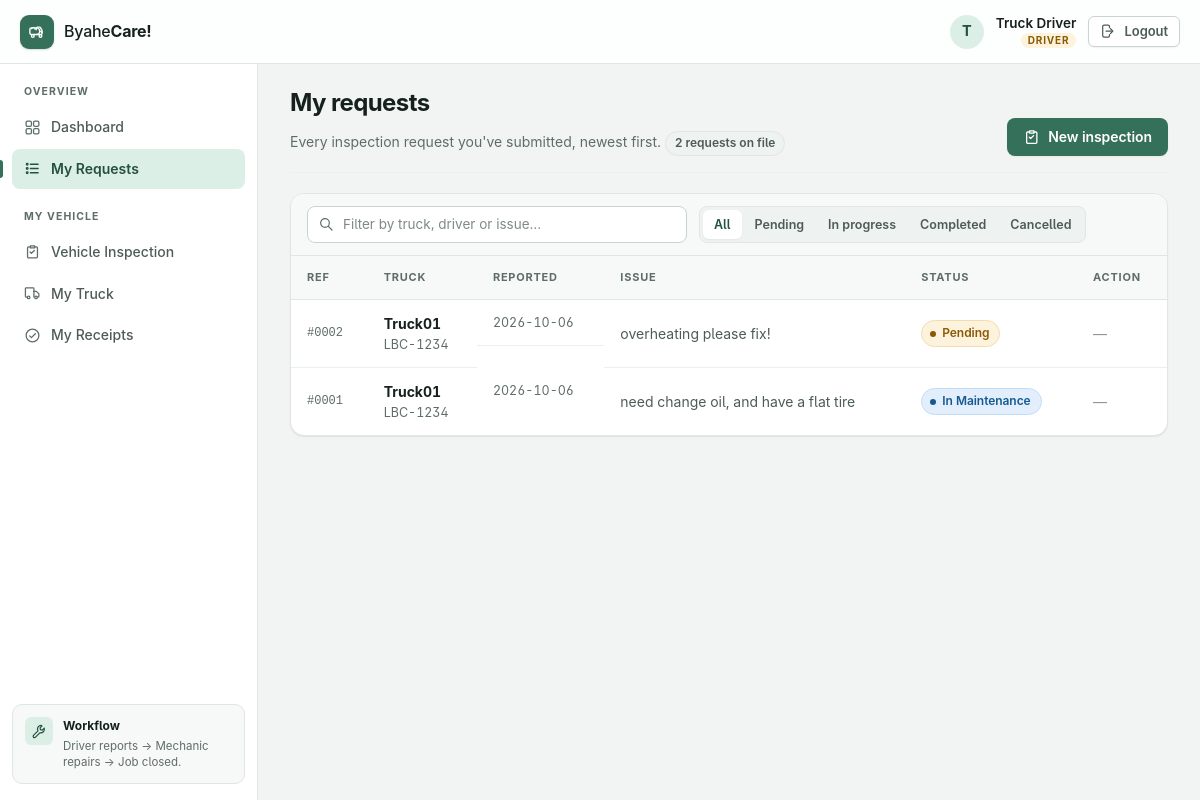
Before: /requests (signed in) with the older database file.
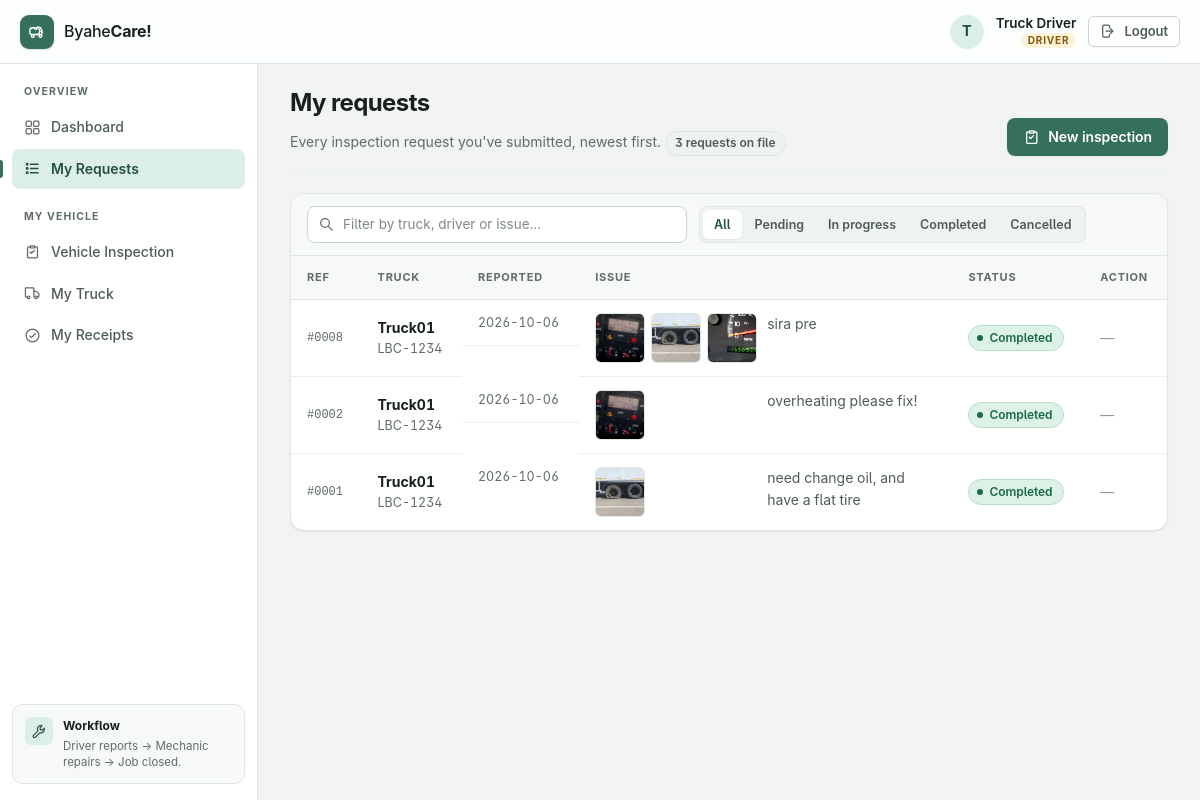
After: the same page with the newer database file.
### tables this page shows
CREATE TABLE inspection_requests (
            id INTEGER PRIMARY KEY AUTOINCREMENT,
            truck_id INTEGER NOT NULL,
            driver_id INTEGER NOT NULL,
            date TEXT NOT NULL,
            mileage TEXT,
            issue TEXT NOT NULL,
            photo TEXT,
            status TEXT DEFAULT 'Pending'
        );

CREATE TABLE trucks (
            id INTEGER PRIMARY KEY AUTOINCREMENT,
            truck_number TEXT NOT NULL,
            plate_number TEXT NOT NULL,
            driver_id INTEGER
        );

CREATE TABLE request_photos (
            id INTEGER PRIMARY KEY AUTOINCREMENT,
            request_id INTEGER NOT NULL,
            filename TEXT NOT NULL,
            position INTEGER NOT NULL DEFAULT 0
        );

### app.py (the view, shortened to what this page needs)
@app.route("/requests")
def requests():
    if "user_id" not in session:
        return redirect(url_for("login"))
    conn = get_db()
    if session["role"] == "driver":
        requests = conn.execute("""
            SELECT
                inspection_requests.*,
                trucks.truck_number,
                trucks.plate_number
            FROM inspection_requests
            JOIN trucks
            ON inspection_requests.truck_id = trucks.id
            WHERE inspection_requests.driver_id = ?
            ORDER BY inspection_requests.id DESC
        """, (session["user_id"],)).fetchall()
    photos_by_request = {}
    for row in requests:
        photos_by_request[row["id"]] = get_photos(conn, row["id"])
    conn.close()
    return render_template(
        "requests.html",
        requests=requests,
        photos_by_request=photos_by_request
    )

### app.py (called while the page is built)
def get_db():
    conn = sqlite3.connect(DATABASE)
    conn.row_factory = sqlite3.Row
    return conn

def get_photos(conn, request_id):
    rows = conn.execute("""
        SELECT filename FROM request_photos
        WHERE request_id = ?
        ORDER BY position, id
    """, (request_id,)).fetchall()
    return [row["filename"] for row in rows]

### templates/requests.html (shortened to what the changed rows need)
{% extends "base.html" %}
{% set is_driver = session['role'] == 'driver' %}
{% set is_mechanic = session['role'] == 'mechanic' %}
{% set is_admin = session['role'] == 'admin' %}
{% block page_title %}{{ 'My requests' if is_driver else 'Maintenance requests' }}{% endblock %}
{% block page_subtitle %}
    {% if is_driver %}
        Every inspection request you've submitted, newest first.
    {% elif is_mechanic %}
        Review, accept, and close out inspection requests.
    {% else %}
        Full maintenance history across the fleet.
    {% endif %}
    {% if requests %}
        <span class="page-count">{{ requests|length }} {{ 'request' if requests|length == 1 else 'requests' }} on file</span>
    {% endif %}
{% endblock %}
{% block content %}
{% if requests %}
<div class="table-card">
    <div class="table-scroll">
        <table class="table--stack">
            <thead>
                <tr>
                    <th scope="col">Ref</th>
                    <th scope="col">Truck</th>
                    <th scope="col">Reported</th>
                    <th scope="col">Issue</th>
                    <th scope="col">Status</th>
                    <th scope="col">Action</th>
                </tr>
            </thead>
            <tbody>
                {% for item in requests %}
                <tr id="request-{{ item['id'] }}" data-status="{{ item['status']|lower }}"
                    data-search="{{ item['truck_number'] }} {{ item['plate_number'] }}
                        {{ item['driver_name'] if not is_driver }} {{ item['issue'] }}">
                    <td class="cell-id" data-label="Ref">#{{ '%04d'|format(item['id']) }}</td>
                    <td class="cell-truck" data-label="Truck">
                        <strong>{{ item['truck_number'] }}</strong>
                        <span>{{ item['plate_number'] }}</span>
                    </td>
                    <td class="cell-date" data-label="Reported">{{ item['date'] }}</td>
                    <td class="cell-issue" data-label="Issue">
                        <div class="issue-wrap">
                            {% set row_photos = photos_by_request.get(item['id'], []) %}
                            {% if row_photos %}
                                <div class="thumb-grid">
                                    {% for photo in row_photos %}
                                        <img class="thumb"
                                             src="{{ url_for('static', filename='uploads/' + photo) }}"
                                             alt="Photo {{ loop.index }} for request #{{ item['id'] }}"
                                             loading="lazy">
                                    {% endfor %}
                                </div>
                            {% endif %}
                            <span class="cell-issue__text {{ 'is-empty' if not item['issue'] }}">
                                {{ item['issue'] if item['issue'] else 'No description provided' }}
                            </span>
                        </div>
                    </td>
                    <td data-label="Status">
                        <span class="status status--{{ item['status']|lower|replace(' ', '-') }}">
                            {{ item['status'] }}
                        </span>
                    </td>
                    <td data-label="Action">
                        <div class="row-actions">
                            {% if not is_admin
                                  and not (is_mechanic
                                           and item['status'] in ['Pending', 'In Maintenance']) %}
                                <span class="dash">—</span>
                            {% endif %}
                        </div>
                    </td>
                </tr>
                {% endfor %}
            </tbody>
        </table>
    </div>
</div>
{% endif %}
{% endblock %}

Changed rows visible on the page:
added inspection_requests: id "0008", truck_number "Truck01", plate_number "LBC-1234", date "2026-10-06", issue "sira pre", status "Completed"
added request_photos: filename (picture), shown under "0008"
added request_photos: filename (picture), shown under "0008"
added request_photos: filename (picture), shown under "0008"
changed inspection_requests "overheating please fix!": status "Pending" → "Completed"
added request_photos: filename (picture), shown under inspection_requests "overheating please fix!"
changed inspection_requests "need change oil, and have a flat tire": status "In Maintenance" → "Completed"
added request_photos: filename (picture), shown under inspection_requests "need change oil, and have a flat tire"
Other visible differences:
{{ requests|length }}: "2" → "3"
